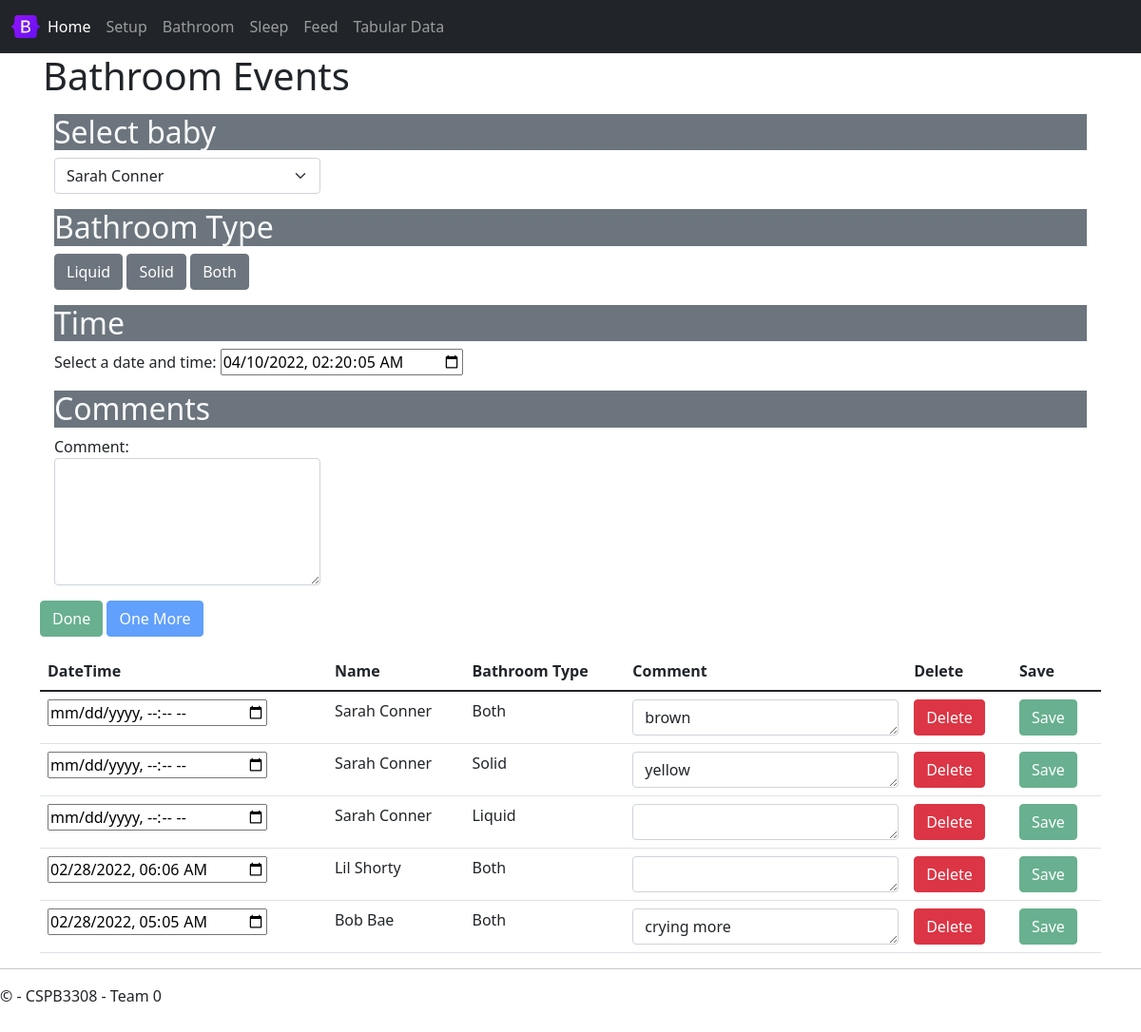
The app's page /bathroom, older data.
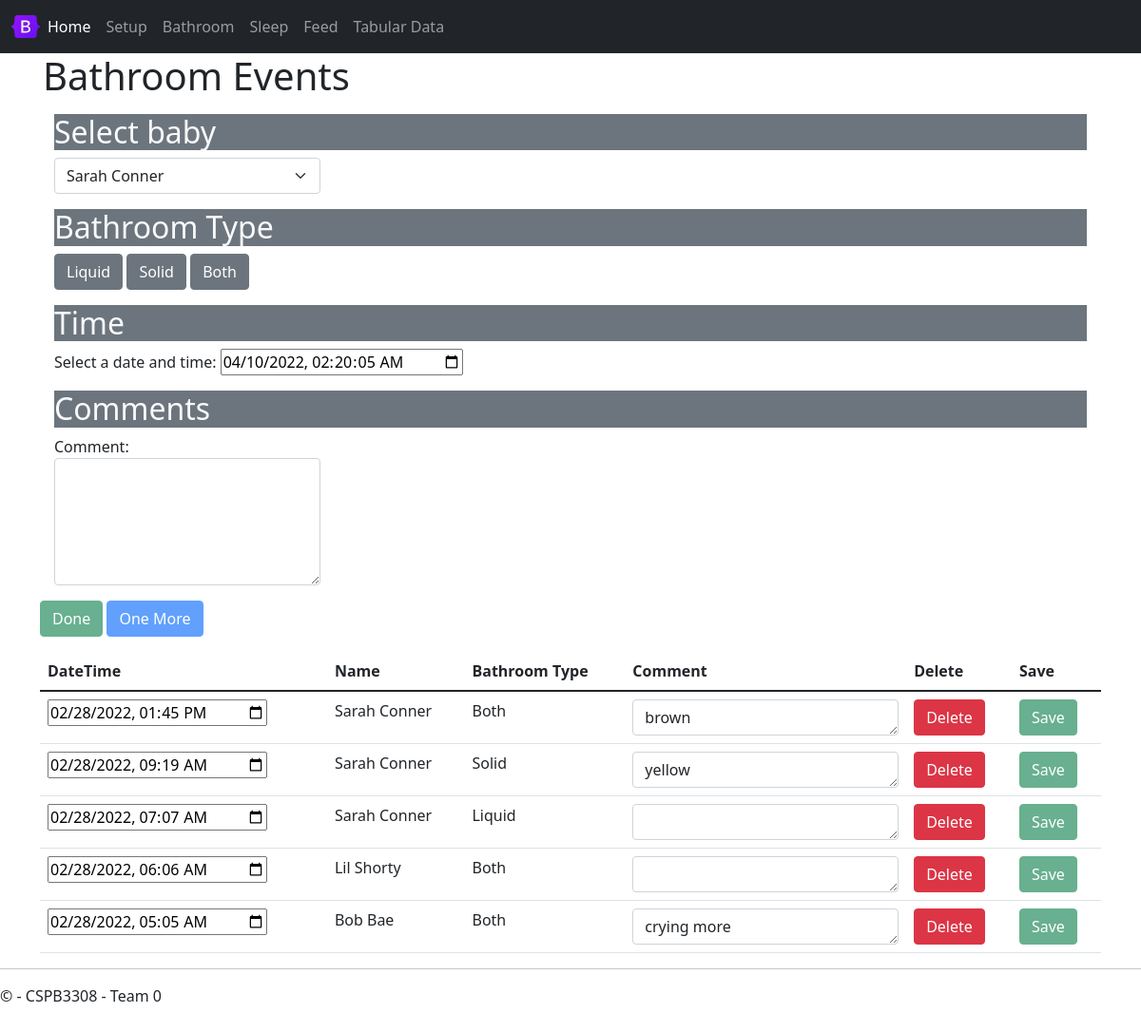
The same page, newer data.
### tables this page shows
CREATE TABLE bathroom (
bathroomEventID INTEGER PRIMARY KEY AUTOINCREMENT,
eventType TEXT DEFAULT "Bathroom" NOT NULL,
babyID INTEGER NOT NULL,
bathroomType INTEGER NOT NULL,
bathroomDateTime TEXT NOT NULL, -- YYYY-MM-DD HH:MM
bathroomComment TEXT,
FOREIGN KEY (babyID)
    REFERENCES babies (babyID),
FOREIGN KEY (BathroomType)
    REFERENCES bathroomType (bathroomTypeID)
);

CREATE TABLE bathroomType (
bathroomTypeID INTEGER PRIMARY KEY AUTOINCREMENT,
bathroomTypeName TEXT NOT NULL
);

### source/views.py (the view)
@app.route('/bathroom',methods = ['POST', 'GET'])
def bathroom():
    if request.method == 'POST':
        result = request.data
        bathroom_event = json.loads(result) # creates python dictionary
        if bathroom_event['bathroomEvent']['deleteFlag'] == True:
            delete_rows('bathroom', bathroom_event['bathroomEvent']['eventId'])
        else:
            bathroom_sql_ins(bathroom_event['bathroomEvent'])             #insert into database
        return  jsonify(""), 200
    else:
        return render_template(
            'bathroom.html',
            babies = get_babies(),
            lastBaby = get_last_baby_bathroom(),
            recentEvents = bathroom_recent_events()
        )

### source/sql_functions.py (called while the page is built)
def bathroom_recent_events(db_path = "./sqlite3/baby.db"):
    conn = sqlite3.connect(db_path)       #connect to database
    cur = conn.cursor()
    cur.execute("SELECT\
        bathroom.bathroomEventID,\
        babies.firstName || ' ' || babies.lastName as 'Baby',\
        bathroom.bathroomDateTime as 'Time',\
        bathroomType.bathroomTypeName as 'Type',\
        bathroom.bathroomComment as 'Comment' FROM bathroom\
        LEFT JOIN babies ON bathroom.babyID = babies.babyID\
        LEFT JOIN bathroomType ON bathroom.bathroomType = bathroomType.bathroomTypeID\
        ORDER BY bathroomDateTime DESC\
        LIMIT 5;")
    rows = cur.fetchall()
    bathroom_recent_lst = []
    for row in rows:
        print(row)
        row_array = [row[0], row[1], row[2], row[3], row[4]]
        bathroom_recent_lst.append(row_array)
    conn.commit()
    conn.close()
    return bathroom_recent_lst

def get_babies(db_path = "./sqlite3/baby.db"):
    conn = sqlite3.connect(db_path)       #connect to database
    cur = conn.cursor()
    cur.execute("PRAGMA foreign_keys = ON")
    cur.execute("SELECT * FROM babies")
    baby_lst = cur.fetchall()
    conn.close()
    return baby_lst

def get_last_baby_bathroom(db_path = "./sqlite3/baby.db"):
    conn = sqlite3.connect(db_path)       #connect to database
    cur = conn.cursor()
    cur.execute("PRAGMA foreign_keys = ON")
    cur.execute("SELECT babyID FROM bathroom ORDER BY bathroomDateTime DESC LIMIT 1;")
    baby_lst = cur.fetchone()
    babyid = baby_lst[0] #take first tuple
    conn.close()
    return babyid

### source/templates/bathroom.html (shortened to what this page needs)
{% extends "layout.html" %}
{% block content %}
<div class="jumbotron">
    <h1>Bathroom Events</h1>
</div>
<div class="container mt-3">
    <h2 class="text-light bg-secondary">Select baby</h2>
    <div class="d-flex flex-row">
        <select class="form-select me-3" id="selectBaby" onChange="bathroomSelectBaby(this.value)">
            {% for baby in babies %}
                <option value="{{ baby[0] }}">{{ baby[3] }} {{ baby[4] }}</option>
            {% endfor %}
        </select>
    </div>
</div>
<div class="container mt-3">
    <h2 class="text-light bg-secondary">Bathroom Type</h2>
    <button type="button" id="btnLiquid" class="btn btn-secondary" onclick="bathroomUpdateBathroomType(1)">Liquid</button>
    <button type="button" id="btnSolid" class="btn btn-secondary" onclick="bathroomUpdateBathroomType(2)">Solid</button>
    <button type="button" id="btnBoth" class="btn btn-secondary" onclick="bathroomUpdateBathroomType(3)">Both</button>
</div>
<div class="container mt-3">
    <h2 class="text-light bg-secondary">Time</h2>
    <div class="form-group">
        <label for="inputDateTime">Select a date and time:</label>
        <input type="datetime-local" id="inputDateTime" onChange="bathroomUpdateDateTime(this.value)" />
    </div>
</div>
<div class="container mt-3">
    <h2 class="text-light bg-secondary">Comments</h2>
    <div class="form-group">
        <label for="comment">Comment:</label>
        <textarea class="form-control" rows="5" id="textComment" onChange="bathroomUpdateComment(this.value)"></textarea>
    </div>
</div>
</div>
<div class="container mt-3">
    <button type="button" id="btnDone" class="btn btn-success" onClick='bathroomAddBathroomEvent(true)' disabled>Done</button>
    <button type="button" id="btnOneMore" class="btn btn-primary" onClick='bathroomAddBathroomEvent(false)' disabled>One More</button>
</div>
<div class="container mt-3">
    <table class="table">
        <thead>
          <tr>
            <th scope="col">DateTime</th>
            <th scope="col">Name</th>
            <th scope="col">Bathroom Type</th>
            <th scope="col">Comment</th>
            <th scope="col">Delete</th>
            <th scope="col">Save</th>
          </tr>
        </thead>
        <tbody>
            {% set currEvent = 0 %}
            {% for event in recentEvents %}
                {% set currEvent = event %}
                <tr>
                    <td><input type="datetime-local" value="{{ event[2] }}"/></td>
                    <td>{{ event[1] }}</td>
                    <td>{{ event[3] }}</td>
                    <td><textarea class="form-control" rows="1">{{ event[4] }}</textarea></td>
                    <td><button type="button" class="btn btn-danger" onClick="bathroomDeleteBathroomEvent({{ event[0]|safe }})">Delete</button></td>
                    <td><button type="button" class="btn btn-success" disabled onClick="bathroomSaveBathroomEvent({{ event|safe }})">Save</button></td>
                </tr>
            {% endfor %}
        </tbody>
      </table>
</div>
{% endblock %}

### source/templates/layout.html (shortened to what this page needs)
<!DOCTYPE html>
<html>
<head>
    <link rel="stylesheet" type="text/css" href="/static/content/bootstrap.min.css" />
    <link rel="stylesheet" type="text/css" href="/static/content/site.css" />
</head>
<body>
    <nav class="navbar navbar-expand-sm navbar-dark bg-dark">
        <div class="container-fluid">
            <img src="/static/images/bootstrap-logo.svg" alt="" width="30" height="24"
                class="d-inline-block align-text-top">
            <div class="collapse navbar-collapse" id="mynavbar">
                <ul class="navbar-nav me-auto">
                    <li class="nav-item">
                        <a class="nav-link active" aria-current="page" href="{{ url_for('home') }}">Home</a>
                    </li>
                    <li class="nav-item">
                        <a class="nav-link" href="{{ url_for('setup') }}">Setup</a>
                    </li>
                    <li class="nav-item">
                        <a class="nav-link" href="{{ url_for('bathroom') }}">Bathroom</a>
                    </li>
                    <li class="nav-item">
                        <a class="nav-link" href="{{ url_for('sleep') }}">Sleep</a>
                    </li>
                    <li class="nav-item">
                        <a class="nav-link" href="{{ url_for('feed') }}">Feed</a>
                    </li>
                    <li class="nav-item">
                        <a class="nav-link" href="{{ url_for('tabular_data') }}">Tabular Data</a>
                    </li>
                </ul>
            </div>
        </div>
    </nav>
    <div class="container body-content">
        {% block content %}{% endblock %}
        <hr />
        <footer>
            <p>&copy; {{ year }} - CSPB3308 - Team 0</p>
        </footer>
</body>
</html>

### source/static/content/site.css (style rules this page uses)
body { padding-top: 0px; padding-bottom: 20px; }
.body-content { padding-left: 15px; padding-right: 15px; }
input, select, textarea { max-width: 280px; }

Row changes from the older to the newer data that the page shows:
changed bathroom "brown": bathroomDateTime (not shown) → "02/28/2022 13:45"
changed bathroom "yellow": bathroomDateTime (not shown) → "02/28/2022 09:19"
changed bathroom "Liquid": bathroomDateTime (not shown) → "02/28/2022 07:07"
